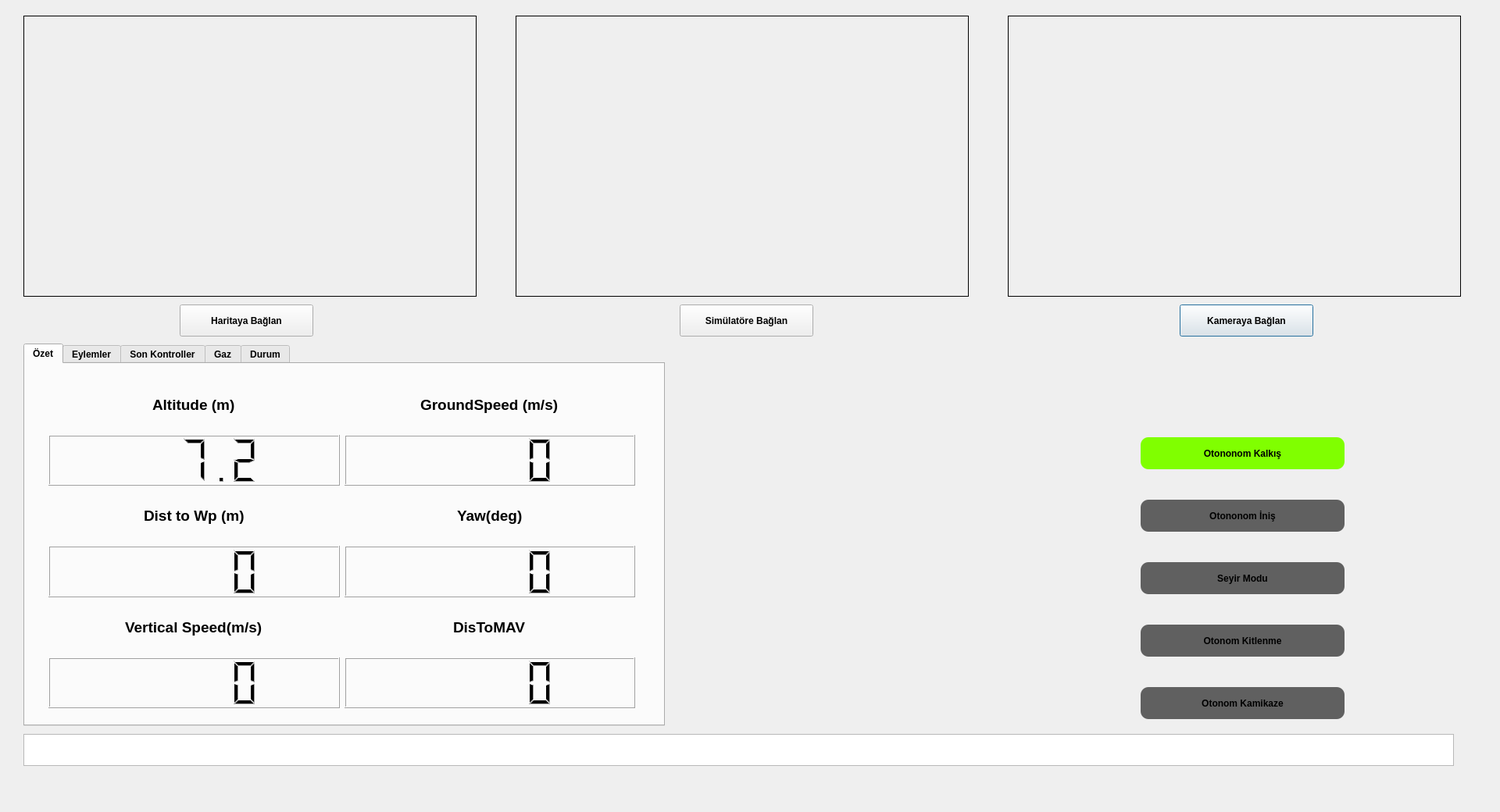
<?xml version="1.0" encoding="UTF-8"?>
<ui version="4.0">
 <class>Dialog</class>
 <widget class="QDialog" name="Dialog">
  <property name="geometry">
   <rect>
    <x>0</x>
    <y>0</y>
    <width>1920</width>
    <height>1040</height>
   </rect>
  </property>
  <property name="font">
   <font>
    <weight>75</weight>
    <bold>true</bold>
   </font>
  </property>
  <property name="cursor">
   <cursorShape>ArrowCursor</cursorShape>
  </property>
  <property name="windowTitle">
   <string>Dialog</string>
  </property>
  <property name="styleSheet">
   <string notr="true"/>
  </property>
  <widget class="QTextBrowser" name="TEXT">
   <property name="geometry">
    <rect>
     <x>30</x>
     <y>940</y>
     <width>1831</width>
     <height>41</height>
    </rect>
   </property>
  </widget>
  <widget class="QLabel" name="SIM">
   <property name="geometry">
    <rect>
     <x>660</x>
     <y>20</y>
     <width>580</width>
     <height>360</height>
    </rect>
   </property>
   <property name="autoFillBackground">
    <bool>false</bool>
   </property>
   <property name="frameShape">
    <enum>QFrame::Box</enum>
   </property>
   <property name="text">
    <string/>
   </property>
  </widget>
  <widget class="QPushButton" name="SHOWKAMERA">
   <property name="geometry">
    <rect>
     <x>1510</x>
     <y>390</y>
     <width>171</width>
     <height>41</height>
    </rect>
   </property>
   <property name="text">
    <string>Kameraya Bağlan</string>
   </property>
  </widget>
  <widget class="QLabel" name="KAMERA">
   <property name="geometry">
    <rect>
     <x>1290</x>
     <y>20</y>
     <width>580</width>
     <height>360</height>
    </rect>
   </property>
   <property name="autoFillBackground">
    <bool>false</bool>
   </property>
   <property name="frameShape">
    <enum>QFrame::Box</enum>
   </property>
   <property name="text">
    <string/>
   </property>
  </widget>
  <widget class="QLabel" name="GPS">
   <property name="geometry">
    <rect>
     <x>30</x>
     <y>20</y>
     <width>580</width>
     <height>360</height>
    </rect>
   </property>
   <property name="autoFillBackground">
    <bool>false</bool>
   </property>
   <property name="frameShape">
    <enum>QFrame::Box</enum>
   </property>
   <property name="text">
    <string/>
   </property>
  </widget>
  <widget class="QPushButton" name="SHOWSIM">
   <property name="geometry">
    <rect>
     <x>870</x>
     <y>390</y>
     <width>171</width>
     <height>41</height>
    </rect>
   </property>
   <property name="text">
    <string>Simülatöre Bağlan</string>
   </property>
  </widget>
  <widget class="QPushButton" name="SHOWGPS">
   <property name="geometry">
    <rect>
     <x>230</x>
     <y>390</y>
     <width>171</width>
     <height>41</height>
    </rect>
   </property>
   <property name="text">
    <string>Haritaya Bağlan</string>
   </property>
  </widget>
  <widget class="QTabWidget" name="sekmeler">
   <property name="geometry">
    <rect>
     <x>30</x>
     <y>440</y>
     <width>821</width>
     <height>490</height>
    </rect>
   </property>
   <property name="currentIndex">
    <number>0</number>
   </property>
   <property name="movable">
    <bool>true</bool>
   </property>
   <widget class="QWidget" name="ana">
    <attribute name="title">
     <string>Özet</string>
    </attribute>
    <widget class="QWidget" name="gridLayoutWidget">
     <property name="geometry">
      <rect>
       <x>30</x>
       <y>20</y>
       <width>751</width>
       <height>421</height>
      </rect>
     </property>
     <layout class="QGridLayout" name="gridLayout">
      <item row="4" column="0">
       <widget class="QLCDNumber" name="lcdNumber_3"/>
      </item>
      <item row="1" column="1">
       <widget class="QLCDNumber" name="lcdNumber_2"/>
      </item>
      <item row="4" column="1">
       <widget class="QLCDNumber" name="lcdNumber_4"/>
      </item>
      <item row="3" column="0" alignment="Qt::AlignHCenter">
       <widget class="QLabel" name="label_3">
        <property name="font">
         <font>
          <pointsize>14</pointsize>
         </font>
        </property>
        <property name="text">
         <string>Dist to Wp (m)</string>
        </property>
       </widget>
      </item>
      <item row="3" column="1" alignment="Qt::AlignHCenter">
       <widget class="QLabel" name="label_5">
        <property name="font">
         <font>
          <pointsize>14</pointsize>
         </font>
        </property>
        <property name="text">
         <string>Yaw(deg)</string>
        </property>
       </widget>
      </item>
      <item row="0" column="1" alignment="Qt::AlignHCenter">
       <widget class="QLabel" name="label_4">
        <property name="font">
         <font>
          <pointsize>14</pointsize>
         </font>
        </property>
        <property name="text">
         <string>GroundSpeed (m/s)</string>
        </property>
       </widget>
      </item>
      <item row="0" column="0" alignment="Qt::AlignHCenter">
       <widget class="QLabel" name="label">
        <property name="font">
         <font>
          <pointsize>14</pointsize>
          <weight>75</weight>
          <bold>true</bold>
         </font>
        </property>
        <property name="text">
         <string>Altitude (m)</string>
        </property>
       </widget>
      </item>
      <item row="6" column="1">
       <widget class="QLCDNumber" name="lcdNumber_6"/>
      </item>
      <item row="6" column="0">
       <widget class="QLCDNumber" name="lcdNumber_5"/>
      </item>
      <item row="5" column="0" alignment="Qt::AlignHCenter">
       <widget class="QLabel" name="label_2">
        <property name="font">
         <font>
          <pointsize>14</pointsize>
         </font>
        </property>
        <property name="text">
         <string>Vertical Speed(m/s)</string>
        </property>
       </widget>
      </item>
      <item row="5" column="1" alignment="Qt::AlignHCenter">
       <widget class="QLabel" name="label_6">
        <property name="font">
         <font>
          <pointsize>14</pointsize>
         </font>
        </property>
        <property name="text">
         <string>DisToMAV</string>
        </property>
       </widget>
      </item>
      <item row="1" column="0">
       <widget class="QLCDNumber" name="lcdNumber">
        <property name="enabled">
         <bool>true</bool>
        </property>
        <property name="font">
         <font>
          <pointsize>8</pointsize>
         </font>
        </property>
        <property name="layoutDirection">
         <enum>Qt::LeftToRight</enum>
        </property>
        <property name="value" stdset="0">
         <double>7.200000000000000</double>
        </property>
       </widget>
      </item>
     </layout>
    </widget>
   </widget>
   <widget class="QWidget" name="eylemler">
    <attribute name="title">
     <string>Eylemler</string>
    </attribute>
   </widget>
   <widget class="QWidget" name="son">
    <attribute name="title">
     <string>Son Kontroller</string>
    </attribute>
   </widget>
   <widget class="QWidget" name="gaz">
    <attribute name="title">
     <string>Gaz</string>
    </attribute>
   </widget>
   <widget class="QWidget" name="durum">
    <attribute name="title">
     <string>Durum</string>
    </attribute>
   </widget>
  </widget>
  <widget class="QPushButton" name="pushButton_5">
   <property name="geometry">
    <rect>
     <x>1460</x>
     <y>640</y>
     <width>261</width>
     <height>41</height>
    </rect>
   </property>
   <property name="styleSheet">
    <string notr="true">background-color:rgb(96, 96, 96);
border-radius: 10px;



</string>
   </property>
   <property name="text">
    <string>Otononom İniş</string>
   </property>
  </widget>
  <widget class="QPushButton" name="pushButton_6">
   <property name="geometry">
    <rect>
     <x>1460</x>
     <y>720</y>
     <width>261</width>
     <height>41</height>
    </rect>
   </property>
   <property name="styleSheet">
    <string notr="true">background-color:rgb(96, 96, 96);
border-radius: 10px;



</string>
   </property>
   <property name="text">
    <string>Seyir Modu</string>
   </property>
  </widget>
  <widget class="QPushButton" name="pushButton_7">
   <property name="geometry">
    <rect>
     <x>1460</x>
     <y>800</y>
     <width>261</width>
     <height>41</height>
    </rect>
   </property>
   <property name="styleSheet">
    <string notr="true">background-color:rgb(96, 96, 96);
border-radius: 10px;



</string>
   </property>
   <property name="text">
    <string>Otonom Kitlenme</string>
   </property>
  </widget>
  <widget class="QPushButton" name="pushButton_8">
   <property name="geometry">
    <rect>
     <x>1460</x>
     <y>560</y>
     <width>261</width>
     <height>41</height>
    </rect>
   </property>
   <property name="styleSheet">
    <string notr="true">background-color:rgb(128, 255, 0);
border-radius: 10px;



</string>
   </property>
   <property name="text">
    <string>Otononom Kalkış</string>
   </property>
  </widget>
  <widget class="QPushButton" name="pushButton_9">
   <property name="geometry">
    <rect>
     <x>1460</x>
     <y>880</y>
     <width>261</width>
     <height>41</height>
    </rect>
   </property>
   <property name="styleSheet">
    <string notr="true">background-color:rgb(96, 96, 96);
border-radius: 10px;



</string>
   </property>
   <property name="text">
    <string>Otonom Kamikaze</string>
   </property>
  </widget>
 </widget>
 <resources/>
 <connections/>
</ui>
